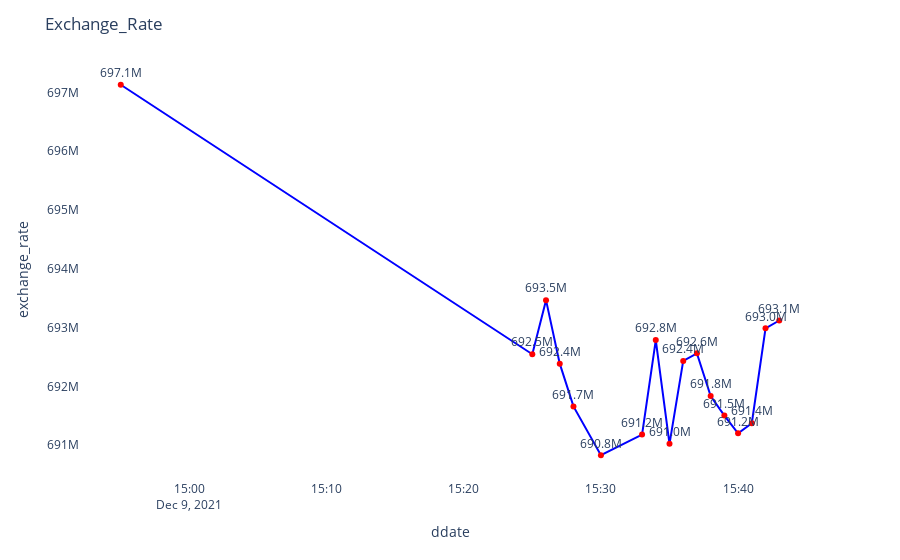

Source (notebook cell):
### Code cell
import plotly.express as px
import plotly.graph_objects as go

fig = px.line(data[data['crypto_code']=='BTC'],x='ddate',y='exchange_rate',text='exchange_rate')
fig.update_traces(mode='markers+lines+text',line_color='blue',marker_color='red')
fig.update_traces(texttemplate='%{text:.4s}', textposition='top center')
fig.update_layout(title_text='Exchange_Rate',showlegend=True,paper_bgcolor='white',plot_bgcolor='white')

fig.update_xaxes(showgrid=False)
fig.update_yaxes(showgrid=False)

fig.show()

### Figure 1 — Plotly figure (JSON) as saved in the notebook; plotly's stock layout.template omitted (floating-point values rounded to 4 significant figures)
{"data": [{"hovertemplate": "ddate=%{x}<br>exchange_rate=%{text}<extra></extra>", "legendgroup": "", "line": {"color": "blue", "dash": "solid"}, "marker": {"color": "red"}, "mode": "markers+lines+text", "name": "", "orientation": "v", "showlegend": false, "text": ["697131297.8", "692548546.6", "693468396.88", "692388709.88", "691660835.84", "690830660.56", "691183190.92", "692788875.6", "691025506.4", "692434766.96", "692563755.48", "691837029.28", "691504586.12", "691203565.08", "691375884.56", "692989030.2", "693122179.64"], "textposition": "top center", "texttemplate": "%{text:.4s}", "type": "scatter", "x": ["2021-12-09T14:55:00", "2021-12-09T15:25:00", "2021-12-09T15:26:00", "2021-12-09T15:27:00", "2021-12-09T15:28:00", "2021-12-09T15:30:00", "2021-12-09T15:33:00", "2021-12-09T15:34:00", "2021-12-09T15:35:00", "2021-12-09T15:36:00", "2021-12-09T15:37:00", "2021-12-09T15:38:00", "2021-12-09T15:39:00", "2021-12-09T15:40:00", "2021-12-09T15:41:00", "2021-12-09T15:42:00", "2021-12-09T15:43:00"], "xaxis": "x", "y": [697100000.0, 692500000.0, 693500000.0, 692400000.0, 691700000.0, 690800000.0, 691200000.0, 692800000.0, 691000000.0, 692400000.0, 692600000.0, 691800000.0, 691500000.0, 691200000.0, 691400000.0, 693000000.0, 693100000.0], "yaxis": "y"}], "layout": {"legend": {"tracegroupgap": 0}, "margin": {"t": 60}, "paper_bgcolor": "white", "plot_bgcolor": "white", "showlegend": true, "title": {"text": "Exchange_Rate"}, "xaxis": {"anchor": "y", "domain": [0, 1], "showgrid": false, "title": {"text": "ddate"}}, "yaxis": {"anchor": "x", "domain": [0, 1], "showgrid": false, "title": {"text": "exchange_rate"}}}}
